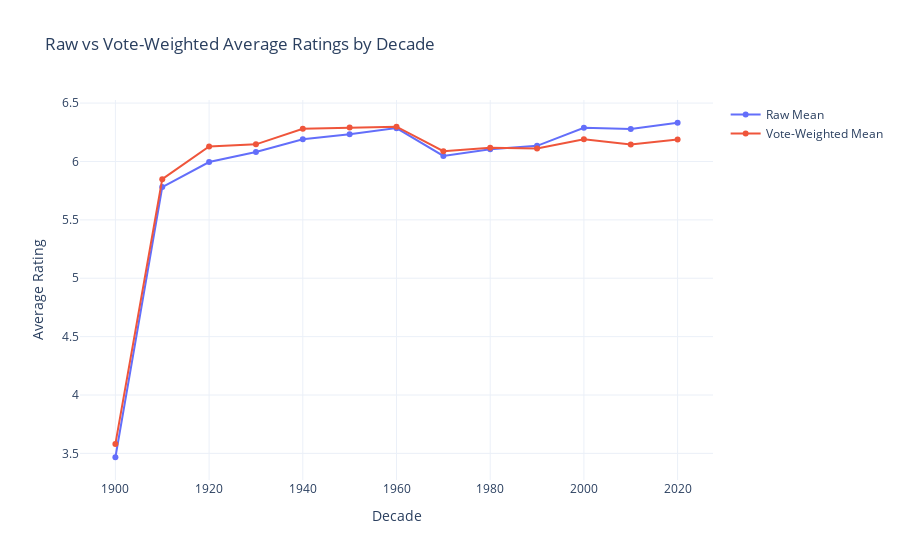

Here is the notebook cell this chart was saved with:
### Code cell
# ---
# Cell 6: Plot Comparison
fig = go.Figure()

fig.add_trace(go.Scatter(x=summary["decade"], y=summary["raw_mean"],
                    mode='lines+markers',
                    name='Raw Mean'))

fig.add_trace(go.Scatter(x=summary["decade"], y=summary["vote_weighted_mean"],
                    mode='lines+markers',
                    name='Vote-Weighted Mean'))

fig.update_layout(title="Raw vs Vote-Weighted Average Ratings by Decade",
                   xaxis_title="Decade",
                   yaxis_title="Average Rating")
fig.show()

### Figure 1 — Plotly figure (JSON) as saved in the notebook; plotly's stock layout.template omitted (floating-point values rounded to 4 significant figures)
{"data": [{"mode": "lines+markers", "name": "Raw Mean", "type": "scatter", "x": [1900, 1910, 1920, 1930, 1940, 1950, 1960, 1970, 1980, 1990, 2000, 2010, 2020], "y": [3.467, 5.781, 5.995, 6.082, 6.189, 6.233, 6.286, 6.048, 6.105, 6.134, 6.288, 6.279, 6.332]}, {"mode": "lines+markers", "name": "Vote-Weighted Mean", "type": "scatter", "x": [1900, 1910, 1920, 1930, 1940, 1950, 1960, 1970, 1980, 1990, 2000, 2010, 2020], "y": [3.581, 5.848, 6.129, 6.147, 6.281, 6.29, 6.298, 6.087, 6.117, 6.112, 6.191, 6.146, 6.188]}], "layout": {"title": {"text": "Raw vs Vote-Weighted Average Ratings by Decade"}, "xaxis": {"title": {"text": "Decade"}}, "yaxis": {"title": {"text": "Average Rating"}}}}
